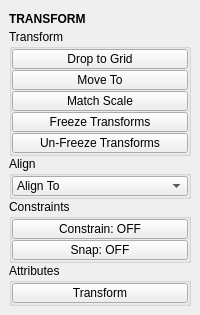
<?xml version="1.0" encoding="UTF-8"?>
<ui version="4.0">
 <class>QtUi</class>
 <widget class="QMainWindow" name="QtUi">
  <property name="enabled">
   <bool>true</bool>
  </property>
  <property name="geometry">
   <rect>
    <x>0</x>
    <y>0</y>
    <width>200</width>
    <height>312</height>
   </rect>
  </property>
  <property name="tabShape">
   <enum>QTabWidget::Triangular</enum>
  </property>
  <property name="dockNestingEnabled">
   <bool>true</bool>
  </property>
  <property name="dockOptions">
   <set>QMainWindow::AllowNestedDocks|QMainWindow::AllowTabbedDocks|QMainWindow::AnimatedDocks|QMainWindow::ForceTabbedDocks</set>
  </property>
  <widget class="QWidget" name="central_widget">
   <property name="minimumSize">
    <size>
     <width>200</width>
     <height>0</height>
    </size>
   </property>
   <layout class="QVBoxLayout" name="verticalLayout_2">
    <item>
     <layout class="QVBoxLayout" name="verticalLayout">
      <property name="spacing">
       <number>0</number>
      </property>
      <item>
       <widget class="Header" name="header">
        <property name="minimumSize">
         <size>
          <width>0</width>
          <height>20</height>
         </size>
        </property>
        <property name="font">
         <font>
          <weight>75</weight>
          <bold>true</bold>
         </font>
        </property>
        <property name="text">
         <string>TRANSFORM</string>
        </property>
       </widget>
      </item>
      <item>
       <widget class="QGroupBox" name="transform">
        <property name="minimumSize">
         <size>
          <width>125</width>
          <height>0</height>
         </size>
        </property>
        <property name="title">
         <string>Transform</string>
        </property>
        <layout class="QVBoxLayout" name="verticalLayout_3">
         <property name="spacing">
          <number>1</number>
         </property>
         <property name="leftMargin">
          <number>0</number>
         </property>
         <property name="topMargin">
          <number>0</number>
         </property>
         <property name="rightMargin">
          <number>0</number>
         </property>
         <property name="bottomMargin">
          <number>0</number>
         </property>
         <item>
          <widget class="PushButton" name="tb000">
           <property name="enabled">
            <bool>true</bool>
           </property>
           <property name="sizePolicy">
            <sizepolicy hsizetype="Preferred" vsizetype="Fixed">
             <horstretch>0</horstretch>
             <verstretch>0</verstretch>
            </sizepolicy>
           </property>
           <property name="minimumSize">
            <size>
             <width>0</width>
             <height>20</height>
            </size>
           </property>
           <property name="maximumSize">
            <size>
             <width>16777215</width>
             <height>20</height>
            </size>
           </property>
           <property name="toolTip">
            <string>Move selected object to grid.</string>
           </property>
           <property name="layoutDirection">
            <enum>Qt::LeftToRight</enum>
           </property>
           <property name="text">
            <string>Drop to Grid</string>
           </property>
          </widget>
         </item>
         <item>
          <widget class="PushButton" name="tb005">
           <property name="enabled">
            <bool>true</bool>
           </property>
           <property name="sizePolicy">
            <sizepolicy hsizetype="Preferred" vsizetype="Fixed">
             <horstretch>0</horstretch>
             <verstretch>0</verstretch>
            </sizepolicy>
           </property>
           <property name="minimumSize">
            <size>
             <width>0</width>
             <height>20</height>
            </size>
           </property>
           <property name="maximumSize">
            <size>
             <width>16777215</width>
             <height>20</height>
            </size>
           </property>
           <property name="toolTip">
            <string>Move selected object(s) to last selected.</string>
           </property>
           <property name="text">
            <string>Move To</string>
           </property>
           <property name="iconSize">
            <size>
             <width>18</width>
             <height>18</height>
            </size>
           </property>
           <property name="autoDefault">
            <bool>false</bool>
           </property>
           <property name="default">
            <bool>false</bool>
           </property>
           <property name="flat">
            <bool>false</bool>
           </property>
          </widget>
         </item>
         <item>
          <widget class="QPushButton" name="b001">
           <property name="enabled">
            <bool>true</bool>
           </property>
           <property name="sizePolicy">
            <sizepolicy hsizetype="Preferred" vsizetype="Fixed">
             <horstretch>0</horstretch>
             <verstretch>0</verstretch>
            </sizepolicy>
           </property>
           <property name="minimumSize">
            <size>
             <width>0</width>
             <height>20</height>
            </size>
           </property>
           <property name="maximumSize">
            <size>
             <width>16777215</width>
             <height>20</height>
            </size>
           </property>
           <property name="toolTip">
            <string>&lt;html&gt;&lt;head/&gt;&lt;body&gt;&lt;p&gt;Match the first selected object to the combined bounding box scale of any additional selected objects.&lt;/p&gt;&lt;/body&gt;&lt;/html&gt;</string>
           </property>
           <property name="text">
            <string>Match Scale</string>
           </property>
           <property name="iconSize">
            <size>
             <width>18</width>
             <height>18</height>
            </size>
           </property>
           <property name="autoDefault">
            <bool>false</bool>
           </property>
           <property name="default">
            <bool>false</bool>
           </property>
           <property name="flat">
            <bool>false</bool>
           </property>
          </widget>
         </item>
         <item>
          <widget class="PushButton" name="tb002">
           <property name="enabled">
            <bool>true</bool>
           </property>
           <property name="sizePolicy">
            <sizepolicy hsizetype="Preferred" vsizetype="Fixed">
             <horstretch>0</horstretch>
             <verstretch>0</verstretch>
            </sizepolicy>
           </property>
           <property name="minimumSize">
            <size>
             <width>0</width>
             <height>20</height>
            </size>
           </property>
           <property name="maximumSize">
            <size>
             <width>16777215</width>
             <height>20</height>
            </size>
           </property>
           <property name="toolTip">
            <string>Freeze transformations on any selected objects</string>
           </property>
           <property name="text">
            <string>Freeze Transforms</string>
           </property>
           <property name="iconSize">
            <size>
             <width>18</width>
             <height>18</height>
            </size>
           </property>
           <property name="autoDefault">
            <bool>false</bool>
           </property>
           <property name="default">
            <bool>false</bool>
           </property>
           <property name="flat">
            <bool>false</bool>
           </property>
          </widget>
         </item>
         <item>
          <widget class="QPushButton" name="b002">
           <property name="enabled">
            <bool>true</bool>
           </property>
           <property name="sizePolicy">
            <sizepolicy hsizetype="Preferred" vsizetype="Fixed">
             <horstretch>0</horstretch>
             <verstretch>0</verstretch>
            </sizepolicy>
           </property>
           <property name="minimumSize">
            <size>
             <width>0</width>
             <height>20</height>
            </size>
           </property>
           <property name="maximumSize">
            <size>
             <width>16777215</width>
             <height>20</height>
            </size>
           </property>
           <property name="toolTip">
            <string>&lt;html&gt;&lt;head/&gt;&lt;body&gt;&lt;p&gt;Restore previously frozen transformations on any selected objects.&lt;/p&gt;&lt;p&gt;&lt;span style=&quot; font-weight:600;&quot;&gt;Note:&lt;/span&gt; This only works if the transforms were frozen using the &lt;span style=&quot; text-decoration: underline;&quot;&gt;Freeze Transforms&amp;gt;Store Transforms &lt;/span&gt;option.&lt;/p&gt;&lt;/body&gt;&lt;/html&gt;</string>
           </property>
           <property name="text">
            <string>Un-Freeze Transforms</string>
           </property>
           <property name="iconSize">
            <size>
             <width>18</width>
             <height>18</height>
            </size>
           </property>
           <property name="autoDefault">
            <bool>false</bool>
           </property>
           <property name="default">
            <bool>false</bool>
           </property>
           <property name="flat">
            <bool>false</bool>
           </property>
          </widget>
         </item>
        </layout>
       </widget>
      </item>
      <item>
       <widget class="QGroupBox" name="align">
        <property name="enabled">
         <bool>true</bool>
        </property>
        <property name="minimumSize">
         <size>
          <width>125</width>
          <height>0</height>
         </size>
        </property>
        <property name="title">
         <string>Align</string>
        </property>
        <layout class="QVBoxLayout" name="verticalLayout_4">
         <property name="spacing">
          <number>1</number>
         </property>
         <property name="leftMargin">
          <number>0</number>
         </property>
         <property name="topMargin">
          <number>0</number>
         </property>
         <property name="rightMargin">
          <number>0</number>
         </property>
         <property name="bottomMargin">
          <number>0</number>
         </property>
         <item>
          <widget class="ComboBox" name="cmb002">
           <property name="minimumSize">
            <size>
             <width>0</width>
             <height>20</height>
            </size>
           </property>
           <property name="maximumSize">
            <size>
             <width>16777215</width>
             <height>20</height>
            </size>
           </property>
           <property name="toolTip">
            <string>Align to objects.</string>
           </property>
           <property name="editable">
            <bool>false</bool>
           </property>
           <property name="sizeAdjustPolicy">
            <enum>QComboBox::AdjustToContents</enum>
           </property>
           <item>
            <property name="text">
             <string>Align To</string>
            </property>
           </item>
          </widget>
         </item>
        </layout>
       </widget>
      </item>
      <item>
       <widget class="QGroupBox" name="Constaints">
        <property name="minimumSize">
         <size>
          <width>125</width>
          <height>0</height>
         </size>
        </property>
        <property name="title">
         <string>Constraints</string>
        </property>
        <layout class="QVBoxLayout" name="verticalLayout_5">
         <property name="spacing">
          <number>1</number>
         </property>
         <property name="leftMargin">
          <number>0</number>
         </property>
         <property name="topMargin">
          <number>0</number>
         </property>
         <property name="rightMargin">
          <number>0</number>
         </property>
         <property name="bottomMargin">
          <number>0</number>
         </property>
         <item>
          <widget class="PushButton" name="tb003">
           <property name="enabled">
            <bool>true</bool>
           </property>
           <property name="sizePolicy">
            <sizepolicy hsizetype="Preferred" vsizetype="Fixed">
             <horstretch>0</horstretch>
             <verstretch>0</verstretch>
            </sizepolicy>
           </property>
           <property name="minimumSize">
            <size>
             <width>0</width>
             <height>20</height>
            </size>
           </property>
           <property name="maximumSize">
            <size>
             <width>16777215</width>
             <height>20</height>
            </size>
           </property>
           <property name="toolTip">
            <string>Transform constraints.</string>
           </property>
           <property name="text">
            <string>Constrain: OFF</string>
           </property>
           <property name="iconSize">
            <size>
             <width>18</width>
             <height>18</height>
            </size>
           </property>
           <property name="autoDefault">
            <bool>false</bool>
           </property>
           <property name="default">
            <bool>false</bool>
           </property>
           <property name="flat">
            <bool>false</bool>
           </property>
          </widget>
         </item>
         <item>
          <widget class="PushButton" name="tb004">
           <property name="enabled">
            <bool>true</bool>
           </property>
           <property name="sizePolicy">
            <sizepolicy hsizetype="Preferred" vsizetype="Fixed">
             <horstretch>0</horstretch>
             <verstretch>0</verstretch>
            </sizepolicy>
           </property>
           <property name="minimumSize">
            <size>
             <width>0</width>
             <height>20</height>
            </size>
           </property>
           <property name="maximumSize">
            <size>
             <width>16777215</width>
             <height>20</height>
            </size>
           </property>
           <property name="toolTip">
            <string>Transform tool snap settings.</string>
           </property>
           <property name="text">
            <string>Snap: OFF</string>
           </property>
           <property name="iconSize">
            <size>
             <width>18</width>
             <height>18</height>
            </size>
           </property>
           <property name="autoDefault">
            <bool>false</bool>
           </property>
           <property name="default">
            <bool>false</bool>
           </property>
           <property name="flat">
            <bool>false</bool>
           </property>
          </widget>
         </item>
        </layout>
       </widget>
      </item>
      <item>
       <widget class="QGroupBox" name="Attributes">
        <property name="minimumSize">
         <size>
          <width>125</width>
          <height>0</height>
         </size>
        </property>
        <property name="title">
         <string>Attributes</string>
        </property>
        <layout class="QVBoxLayout" name="verticalLayout_7">
         <property name="spacing">
          <number>1</number>
         </property>
         <property name="leftMargin">
          <number>0</number>
         </property>
         <property name="topMargin">
          <number>0</number>
         </property>
         <property name="rightMargin">
          <number>0</number>
         </property>
         <property name="bottomMargin">
          <number>0</number>
         </property>
         <item>
          <widget class="QPushButton" name="b000">
           <property name="minimumSize">
            <size>
             <width>0</width>
             <height>20</height>
            </size>
           </property>
           <property name="maximumSize">
            <size>
             <width>16777215</width>
             <height>20</height>
            </size>
           </property>
           <property name="palette">
            <palette>
             <active>
              <colorrole role="Highlight">
               <brush brushstyle="SolidPattern">
                <color alpha="255">
                 <red>80</red>
                 <green>138</green>
                 <blue>255</blue>
                </color>
               </brush>
              </colorrole>
             </active>
             <inactive>
              <colorrole role="Highlight">
               <brush brushstyle="SolidPattern">
                <color alpha="255">
                 <red>80</red>
                 <green>138</green>
                 <blue>255</blue>
                </color>
               </brush>
              </colorrole>
             </inactive>
             <disabled>
              <colorrole role="Highlight">
               <brush brushstyle="SolidPattern">
                <color alpha="255">
                 <red>51</red>
                 <green>153</green>
                 <blue>255</blue>
                </color>
               </brush>
              </colorrole>
             </disabled>
            </palette>
           </property>
           <property name="toolTip">
            <string>&lt;html&gt;&lt;head/&gt;&lt;body&gt;&lt;p&gt;List transform attributes for the currently selected object.&lt;/p&gt;&lt;/body&gt;&lt;/html&gt;</string>
           </property>
           <property name="text">
            <string>Transform</string>
           </property>
           <property name="autoDefault">
            <bool>true</bool>
           </property>
           <property name="default">
            <bool>false</bool>
           </property>
           <property name="flat">
            <bool>false</bool>
           </property>
           <property name="bnabled" stdset="0">
            <bool>true</bool>
           </property>
          </widget>
         </item>
        </layout>
       </widget>
      </item>
      <item>
       <spacer name="verticalSpacer">
        <property name="orientation">
         <enum>Qt::Vertical</enum>
        </property>
        <property name="sizeHint" stdset="0">
         <size>
          <width>0</width>
          <height>10</height>
         </size>
        </property>
       </spacer>
      </item>
     </layout>
    </item>
   </layout>
  </widget>
 </widget>
 <customwidgets>
  <customwidget>
   <class>Header</class>
   <extends>QLabel</extends>
   <header>uitk.widgets.header.Header.h</header>
  </customwidget>
  <customwidget>
   <class>PushButton</class>
   <extends>QPushButton</extends>
   <header>widgets.pushbutton.h</header>
  </customwidget>
  <customwidget>
   <class>ComboBox</class>
   <extends>QComboBox</extends>
   <header>uitk.widgets.comboBox.ComboBox.h</header>
  </customwidget>
 </customwidgets>
 <resources/>
 <connections/>
 <designerdata>
  <property name="gridDeltaX">
   <number>5</number>
  </property>
  <property name="gridDeltaY">
   <number>5</number>
  </property>
  <property name="gridSnapX">
   <bool>true</bool>
  </property>
  <property name="gridSnapY">
   <bool>true</bool>
  </property>
  <property name="gridVisible">
   <bool>true</bool>
  </property>
 </designerdata>
</ui>
